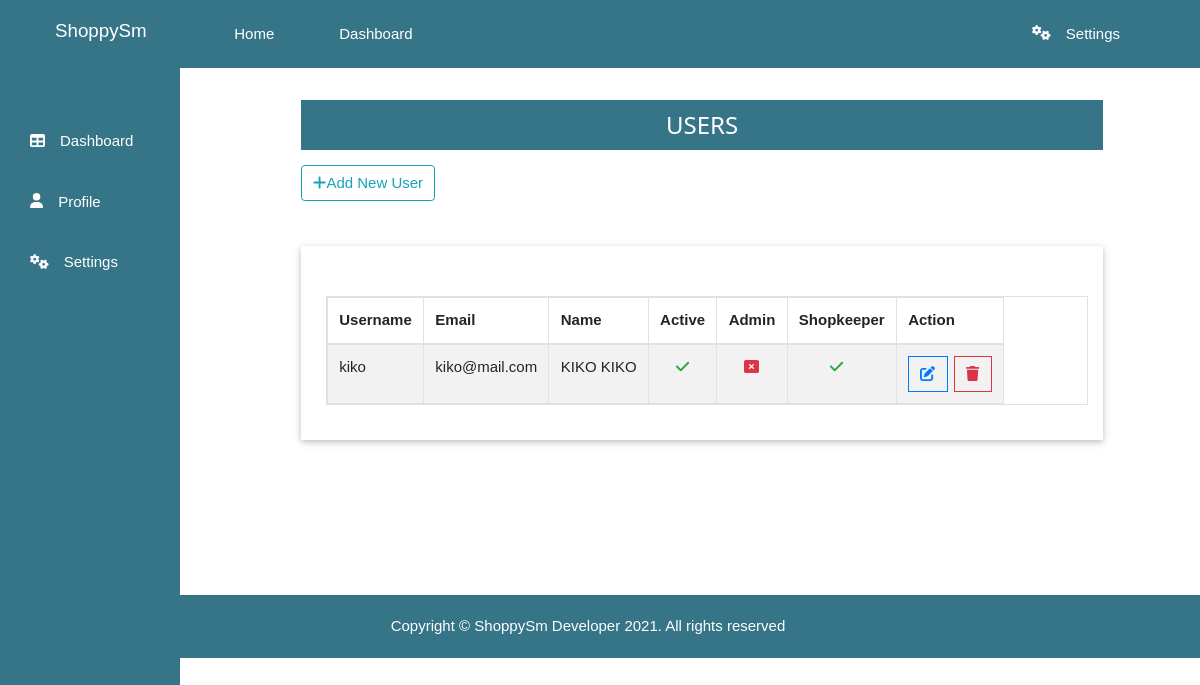
The page /accounts/admin/all-users (signed in) on the database as committed earlier.
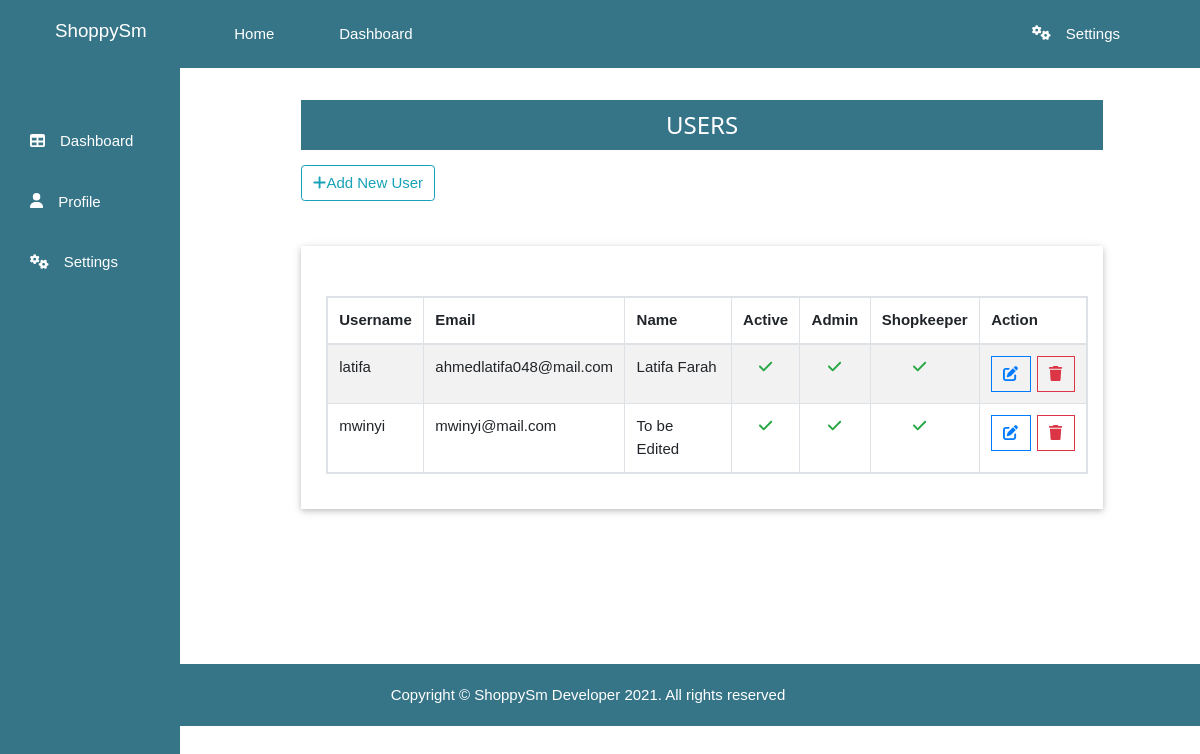
The same page on the database as committed later.
### accounts/models.py (models this page shows, shortened)
class CustomUser(AbstractBaseUser):
    username = models.CharField(
        max_length=100,
        validators = [
            RegexValidator( regex = USERNAME_REGEX,
                            message = 'Username must be alphanumeric or contain numbers',
                            code='Invalid_username'
                            )],
        unique = True
    )
    email = models.EmailField(
        verbose_name='Email Address',
        max_length=255,
        unique=True,
    )
    first_name = models.CharField(max_length=100)
    last_name = models.CharField(max_length=100)
    is_active = models.BooleanField(default=True)
    is_superuser = models.BooleanField(default=False)
    is_admin = models.BooleanField(default=False)
    is_shopkeeper = models.BooleanField(default=False)
    objects = CustomUserManager()
    USERNAME_FIELD = 'username'
    REQUIRED_FIELDS = [ 'email', 'first_name','last_name']

### accounts/views.py (the view, shortened to what this page needs)
# urls.py: path('admin/all-users', views.allUsers, name = 'all-users'),
@login_required
@admin_login_required
def allUsers(request):
    users = CustomUser.objects.all()
    query = request.GET.get("q")
    context = {
        'users': users
    }
    myTemplate = 'accounts/allUsers.html'
    return render(request, myTemplate, context)

### accounts/templates/accounts/allUsers.html (shortened to what this page needs)
{% extends 'accounts/base.html' %}
{% block content %}
<div class="outer-container">
  <div class="container">
    <div class="row">
      <div class="contents">
        <div class="col-md-12">
          <div class="heading">
            <h3>USERS</h3>
          </div>
          <div class="mt-3 w3-hide-small">
            <a href="{% url 'add-user' %}" class="btn btn-outline-info"> <i class="fa fa-plus "></i>Add New User</a>
          </div>
          {% if users %}
            <div class="w3-card mt-5">
              <table id="table-u" class="table table-responsive table-bordered table-striped table-hover">
                <thead>
                  <tr>
                    <th>Username</th>
                    <th>Email</th>
                    <th>Name</th>
                    <th>Active</th>
                    <th>Admin</th>
                    <th>Shopkeeper</th>
                    <th>Action</th>
              </tr>
            </thead>
              <tbody>
                  {% for user in users %}
                    {% if not user.is_superuser %}
                      <tr>
                        <td>{{ user.username }}</td>
                        <td>{{ user.email }} </td>
                        <td>{{ user.first_name }} {{ user.last_name }}</td>
                        <td class="text-center">
                          {% if  user.is_active  == True %}
                            <i class="fa fa-check text-success"></i>
                          {% else %}
                            <i class="fa fa-window-close text-danger"></i>
                          {% endif %}
                        </td>
                        <td class="text-center">
                          {% if  user.is_admin  == True %}
                          <i class="fa fa-check text-success"></i>
                          {% else %}
                          <i class="fa fa-window-close text-danger"></i>
                          {% endif %}
                        </td>
                        <td class="pr-4 text-center">
                          {% if  user.is_shopkeeper  == True %}
                            <i class="fa fa-check text-success"></i>
                          {% else %}
                            <i class="fa fa-window-close text-danger"></i>
                          {% endif %}
                        </td>
                        <td class="text-center">
                          <div class="btn-group" role="group" aria-label="Basic example">
                            <a href="{% url 'update-user' user.id %}" type="button" class="btn btn-outline-primary mr-2"><i class="fa fa-edit"></i></a>
                            <a href="{% url 'delete-user' user.id %}" onclick="return confirm('Seriously Delete this!?');" type="button" class="btn btn-outline-danger"><i class="fa fa-trash"></i></a>
                            </div>
                        </td>
                      </tr>
                      {% endif   %}
                  {% endfor %}
              </tbody>
            </table>
          </div>
          {% else %}
          <h1>Ooopps!! No Users loaded!</h1>
          {% endif %}
        </div>
      </div>
    </div>
  </div>
</div>
{% endblock %}

### accounts/templates/accounts/base.html (shortened to what this page needs)
<!DOCTYPE html>
<html lang="en">
  <head>
      {% load static %}
        <link rel="stylesheet" href="{% static 'css/bootstrap.min.css' %}">
        <link rel="stylesheet" href="{% static 'css/w3.css' %}">
        <link rel="stylesheet" href="{% static 'style.css' %}">
        <link rel="stylesheet" type="text/css" href="{% static 'font.css' %}">
        <link rel="stylesheet" type="text/css" href="{% static 'fontawesome/css/all.css' %}">
  </head>
  <body>
        <nav class="navbar navbar-expand-lg navback fixed-top">
            <a class="navbar-brand" href="{% url 'home' %}">ShoppySm</a>
            <div class="collapse navbar-collapse" id="navbarSupportedContent">
              <ul class="navbar-nav mr-auto">
                <li class="nav-item">
                  <a  class="nav-link" href="{% url 'home' %}">Home</a>
                </li>
              {% if user.is_authenticated %}
                <li class="nav-item active">
                  <a class="nav-link" href="{% url 'users' %}"> Dashboard <span class="sr-only">(current)</span></a>
                </li>
              </ul>
              <div class="w3-dropdown-hover">
                  <a class="nav-link settings"><i class="fa fa-cogs mr-3"></i>Settings</a>
              </div>
              {% endif %}
            </div>
          </nav>
          {% if user.is_authenticated %}
          <div class="w3-sidebar w3-bar-block navback w3-hide-small" style="width:15%" >
            <a href="{% url 'users' %}" class="w3-bar-item btn"><i class="fa fa-table mr-3"></i>Dashboard</a>
            <a class="w3-bar-item btn" onclick="myAccFunc()">
            <i class="fa fa-user mr-3"></i>Profile</a>
            <a class="w3-bar-item btn" onclick="myAccFunc2()">
            <i class="fa fa-cogs mr-3"></i>Settings</a>
          </div>
          {% endif %}
          <div class="page">
            {% block content %}{% endblock %}
            <footer class="footer pb-3 pt-3 text-center">
              <p>Copyright &copy <a href="#">ShoppySm Developer</a> <script>document.write(new Date().getFullYear());</script>. All rights reserved</p>
            </footer>
          </div>
  </body>
  </html>

### istock_app/static/css/w3.css (style rules this page uses)
html { box-sizing:border-box }
*,*:before,*:after { box-sizing:inherit }
html { -ms-text-size-adjust:100%;-webkit-text-size-adjust:100% }
body { margin:0 }
article,aside,details,figcaption,figure,footer,header,main,menu,nav,section { display:block }
a { background-color:transparent }
button,[type=button],[type=reset],[type=submit] { -webkit-appearance:button }
html,body { font-family:Verdana,sans-serif;font-size:15px;line-height:1.5 }
html { overflow-x:hidden }
h3 { font-size:24px }
h1,h2,h3,h4,h5,h6 { font-family:"Segoe UI",Arial,sans-serif;font-weight:400;margin:10px 0 }
a { color:inherit }
.w3-dropdown-click,.w3-dropdown-hover { position:relative;display:inline-block;cursor:pointer }
.w3-sidebar { height:100%;width:200px;background-color:#fff;position:fixed!important;z-index:1;overflow:auto }
.w3-bar-block .w3-bar-item { width:100%;display:block;padding:8px 16px;text-align:left;border:none;white-space:normal;float:none;outline:0 }
.w3-card,.w3-card-2 { box-shadow:0 2px 5px 0 rgba(0,0,0,0.16),0 2px 10px 0 rgba(0,0,0,0.12) }

### istock_app/static/style.css (style rules this page uses)
body { --background : #367588; --hover : #adc6f0; --text : #fff; --linkNavTop: 40px; --decor: none; font-family: "Montserrat", sans-serif; }
body a { text-decoration: var(--decor); }
.navback { background-color: var(--background); color: var(--text); text-decoration: var(--decor) !important; padding-top: 10px; padding-bottom: 15px; }
.navbar-brand { padding-left: 40px; }
.navback a { color: var(--text); }
.collapse { padding-top: 5px; padding-left: 15px; }
.nav-item { padding-left: 50px; }
.settings { margin-right: 50px; }
.w3-bar-item { text-decoration: none !important; }
.w3-sidebar { padding-top: 60px !important; text-align: center; }
.w3-sidebar a { position: relative; top: var(--linkNavTop); padding-left: 30px !important; padding-top: 30px !important; border: 0px !important; }
.w3-card { padding: 20px ; }
.outer-container .contents { padding: 60px 40px; width: 80%; position:relative; left: 18vw; }
.outer-container .contents .heading { margin-top: 40px; margin-bottom: 10px; text-align: center; padding: 1px 0px; background: var(--background); height:50px; border: 0px solid #0e0e0e; color: var(--text); }
.outer-container .row .contents table { margin-top: 30px; margin-left: 5px; }
.outer-container .row .contents table .btn { border-radius: 0px; }
.footer p { background: var(--background) !important; color: #ffffff; padding: 20px 0; position: relative; top: 10vh; width: 102vw; left: -2vw; }

Rows that differ between the two databases and show on the page:
changed CustomUser: username "kiko" → "latifa"; email "kiko@mail.com" → "ahmedlatifa048@mail.com"; first_name "KIKO" → "Latifa"; last_name "KIKO" → "Farah"; is_admin False → True (drawn)
added CustomUser: username "mwinyi", email "mwinyi@mail.com", first_name "To be", last_name "Edited", is_active True (drawn), is_admin True (drawn), is_shopkeeper True (drawn)
